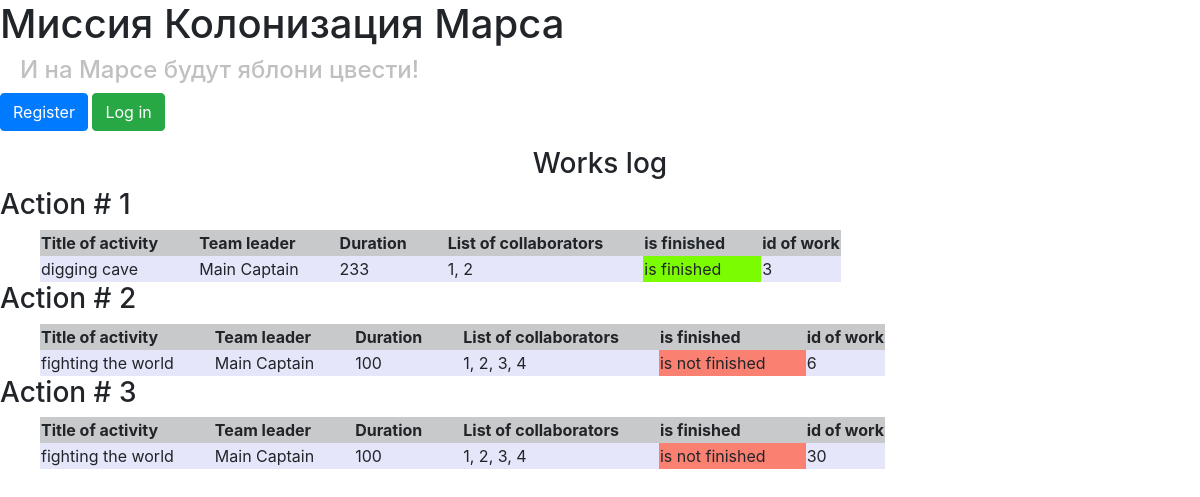
The page / on the database its author committed.
### data/jobs.py (models this page shows)
class Jobs(SqlAlchemyBase, SerializerMixin):
    __tablename__ = 'jobs'
    id = sqlalchemy.Column(sqlalchemy.Integer,
                           primary_key=True, autoincrement=True)
    user = orm.relation('User')
    team_leader = sqlalchemy.Column(sqlalchemy.Integer, sqlalchemy.ForeignKey("users.id"))
    job = sqlalchemy.Column(sqlalchemy.String, nullable=True)
    work_size = sqlalchemy.Column(sqlalchemy.Integer)
    collaborators = sqlalchemy.Column(sqlalchemy.String, nullable=True)
    start_date = sqlalchemy.Column(sqlalchemy.DateTime, default=datetime.datetime.now)
    end_date = sqlalchemy.Column(sqlalchemy.DateTime, nullable=True)
    is_finished = sqlalchemy.Column(sqlalchemy.Boolean)
    category = orm.relation("Category",
                              secondary="association",
                              backref="jobs")

### data/users.py (models this page shows, shortened)
class User(SqlAlchemyBase, UserMixin, SerializerMixin):
    __tablename__ = 'users'
    id = sqlalchemy.Column(sqlalchemy.Integer,
                           primary_key=True, autoincrement=True)
    email = sqlalchemy.Column(sqlalchemy.String,
                              index=True, unique=True, nullable=True)
    surname = sqlalchemy.Column(sqlalchemy.String, nullable=True)
    name = sqlalchemy.Column(sqlalchemy.String, nullable=True)
    about = sqlalchemy.Column(sqlalchemy.String, nullable=True)
    age = sqlalchemy.Column(sqlalchemy.Integer, nullable=True)
    position = sqlalchemy.Column(sqlalchemy.String, nullable=True)
    speciality = sqlalchemy.Column(sqlalchemy.String, nullable=True)
    address = sqlalchemy.Column(sqlalchemy.String, nullable=True)
    hashed_password = sqlalchemy.Column(sqlalchemy.String, nullable=True)
    created_date = sqlalchemy.Column(sqlalchemy.DateTime,
                                     default=datetime.datetime.now)
    news = orm.relation("News", back_populates='user')

### main.py (the view)
@app.route('/')
def index():
    session = create_session()
    jobs = session.query(Jobs).all()
    return render_template("job_table.html", jobs=jobs)

### data/db_session.py (called while the page is built)
def create_session() -> Session:
    global __factory
    return __factory()

### templates/job_table.html (shortened to what this page needs)
{% extends "base.html" %}
{% block content %}
<center>
    <h3>Works log</h3>
</center>
{% for job in jobs%}
<h3>Action # {{loop.index}}</h3>
<table style="margin-left:40px;">
    <tr bgcolor="#C8C9CA">
        <th style="padding-right: 40px;">Title of activity</th>
        <th style="padding-right: 40px;">Team leader</th>
        <th style="padding-right: 40px;">Duration</th>
        <th style="padding-right: 40px;">List of collaborators</th>
        <th>is finished</th>
        <th>id of work</th>
    </tr>
    <tr bgcolor="#E6E6FA">
        <td style="padding-right: 40px;">{{job.job}}</td>
        <td style="padding-right: 40px;">{{job.user.name}} {{job.user.surname}}</td>
        <td style="padding-right: 40px;">{{job.work_size}}</td>
        <td style="padding-right: 40px;">{{job.collaborators}}</td>
        {%if job.is_finished%}
        <td style="padding-right: 40px;" bgcolor="#7CFC00">is finished</td>
        {%else%}
        <td style="padding-right: 40px;" bgcolor="#FA8072">is not finished</td>
        {%endif%}
        <td style="padding-right: 40px;">{{job.id}}</td>
    </tr>
</table>
{% endfor %}
{% endblock %}

### rows shown on the page
Jobs: job "digging cave", user.name "Main", user.surname "Captain", work_size "233", collaborators "1, 2", is_finished "is finished", id "3"
Jobs: job "fighting the world", user.name "Main", user.surname "Captain", work_size "100", collaborators "1, 2, 3, 4", is_finished "is not finished", id "6"
Jobs: job "fighting the world", user.name "Main", user.surname "Captain", work_size "100", collaborators "1, 2, 3, 4", is_finished "is not finished", id "30"
